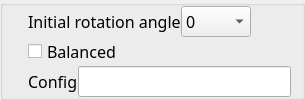
        <widget class="QGroupBox" name="GB_7_columnsLayoutSettings">
         <property name="sizePolicy">
          <sizepolicy hsizetype="Preferred" vsizetype="Maximum">
           <horstretch>0</horstretch>
           <verstretch>0</verstretch>
          </sizepolicy>
         </property>
         <property name="title">
          <string/>
         </property>
         <property name="flat">
          <bool>true</bool>
         </property>
         <layout class="QVBoxLayout" name="verticalLayout_24">
          <property name="spacing">
           <number>0</number>
          </property>
          <property name="leftMargin">
           <number>25</number>
          </property>
          <property name="topMargin">
           <number>0</number>
          </property>
          <property name="bottomMargin">
           <number>0</number>
          </property>
          <item>
           <layout class="QHBoxLayout" name="horizontalLayout_6">
            <item>
             <widget class="QLabel" name="tileLabel12_3">
              <property name="font">
               <font>
                <family>Noto Sans</family>
                <pointsize>12</pointsize>
                <italic>false</italic>
                <bold>false</bold>
               </font>
              </property>
              <property name="text">
               <string>Initial rotation angle</string>
              </property>
             </widget>
            </item>
            <item>
             <widget class="QComboBox" name="kcfg_columnsLayoutInitialRotationAngle">
              <property name="minimumSize">
               <size>
                <width>70</width>
                <height>0</height>
               </size>
              </property>
              <property name="font">
               <font>
                <family>Noto Sans</family>
                <pointsize>12</pointsize>
                <italic>false</italic>
                <bold>false</bold>
               </font>
              </property>
              <item>
               <property name="text">
                <string>0</string>
               </property>
              </item>
              <item>
               <property name="text">
                <string>90</string>
               </property>
              </item>
              <item>
               <property name="text">
                <string>180</string>
               </property>
              </item>
              <item>
               <property name="text">
                <string>270</string>
               </property>
              </item>
             </widget>
            </item>
            <item>
             <spacer name="horizontalSpacer_30">
              <property name="orientation">
               <enum>Qt::Orientation::Horizontal</enum>
              </property>
              <property name="sizeHint" stdset="0">
               <size>
                <width>40</width>
                <height>20</height>
               </size>
              </property>
             </spacer>
            </item>
           </layout>
          </item>
          <item>
           <widget class="QCheckBox" name="kcfg_columnsBalanced">
            <property name="font">
             <font>
              <family>Noto Sans</family>
              <pointsize>12</pointsize>
              <italic>false</italic>
              <bold>false</bold>
             </font>
            </property>
            <property name="toolTip">
             <string>Creating a new window in the shortest column</string>
            </property>
            <property name="text">
             <string>Balanced</string>
            </property>
           </widget>
          </item>
          <item>
           <layout class="QHBoxLayout" name="hLayout_columnsConf_3">
            <item>
             <widget class="QLabel" name="lbl_columsLayerConf_3">
              <property name="font">
               <font>
                <family>Noto Sans</family>
                <pointsize>12</pointsize>
                <italic>false</italic>
                <bold>false</bold>
               </font>
              </property>
              <property name="text">
               <string>Config</string>
              </property>
             </widget>
            </item>
            <item>
             <widget class="QLineEdit" name="kcfg_columnsLayerConf">
              <property name="font">
               <font>
                <family>Noto Sans</family>
                <pointsize>12</pointsize>
                <italic>false</italic>
                <bold>false</bold>
               </font>
              </property>
              <property name="toolTip">
               <string>&lt;html&gt;&lt;head/&gt;&lt;body&gt;&lt;p&gt;Comma-separated list OutputName:VirtualDesktopName:ActivityId:ColumnWeight:ColumnWeight:... OutputName value you will see if run KSystemLog and type krohnkite in filter string. The data will right under Krohenkite start string.If all weights are equal they will not be taken into account &lt;/p&gt;&lt;p&gt;Example: Any monitors 3 columns without weights:&lt;/p&gt;&lt;p&gt;:::1:1:1&lt;/p&gt;&lt;p&gt;Example with desktop name and activity id 3 columns the third one is twice as big as the first two:&lt;/p&gt;&lt;p&gt;HDMI-A-1:Desktop 1:99e10d31-e8f3-44aa-bbed-2a543f13fa54:1:1:2&lt;/p&gt;&lt;/body&gt;&lt;/html&gt;</string>
              </property>
             </widget>
            </item>
           </layout>
          </item>
         </layout>
        </widget>
